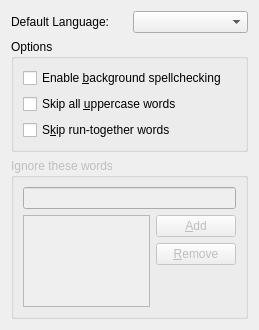
<ui version="4.0" >
 <class>SpellCheckConfig</class>
 <widget class="QWidget" name="SpellCheckConfig" >
  <property name="geometry" >
   <rect>
    <x>0</x>
    <y>0</y>
    <width>259</width>
    <height>330</height>
   </rect>
  </property>
  <property name="windowTitle" >
   <string>Spell Check Configuration</string>
  </property>
  <layout class="QVBoxLayout" >
   <item>
    <layout class="QHBoxLayout" >
     <item>
      <widget class="QLabel" name="label2" >
       <property name="text" >
        <string>Default Language:</string>
       </property>
       <property name="buddy" >
        <cstring>language</cstring>
       </property>
      </widget>
     </item>
     <item>
      <widget class="QComboBox" name="language" />
     </item>
    </layout>
   </item>
   <item>
    <widget class="QGroupBox" name="groupBox" >
     <property name="title" >
      <string>Options</string>
     </property>
     <layout class="QVBoxLayout" >
      <item>
       <widget class="QCheckBox" name="bgSpellCheck" >
        <property name="text" >
         <string>Enable &amp;background spellchecking</string>
        </property>
       </widget>
      </item>
      <item>
       <widget class="QCheckBox" name="skipUppercase" >
        <property name="text" >
         <string>Skip all &amp;uppercase words</string>
        </property>
       </widget>
      </item>
      <item>
       <widget class="QCheckBox" name="skipRunTogether" >
        <property name="text" >
         <string>S&amp;kip run-together words</string>
        </property>
       </widget>
      </item>
     </layout>
    </widget>
   </item>
   <item>
    <widget class="QGroupBox" name="groupBox_2" >
     <property name="enabled" >
      <bool>false</bool>
     </property>
     <property name="title" >
      <string>Ignore these words</string>
     </property>
     <layout class="QGridLayout" >
      <item row="0" column="0" colspan="2" >
       <widget class="QLineEdit" name="ignoreLineEdit" />
      </item>
      <item rowspan="3" row="1" column="0" >
       <widget class="QListWidget" name="ignoreList" />
      </item>
      <item row="1" column="1" >
       <widget class="QPushButton" name="add" >
        <property name="text" >
         <string>&amp;Add</string>
        </property>
       </widget>
      </item>
      <item row="2" column="1" >
       <widget class="QPushButton" name="remove" >
        <property name="text" >
         <string>&amp;Remove</string>
        </property>
       </widget>
      </item>
      <item row="3" column="1" >
       <spacer>
        <property name="orientation" >
         <enum>Qt::Vertical</enum>
        </property>
        <property name="sizeHint" >
         <size>
          <width>20</width>
          <height>40</height>
         </size>
        </property>
       </spacer>
      </item>
     </layout>
    </widget>
   </item>
  </layout>
 </widget>
 <resources/>
 <connections/>
</ui>
